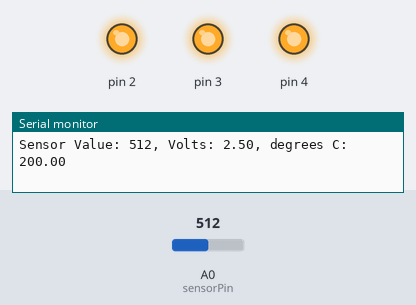
Bench run of a sketch on a simulated Arduino Uno, built with avr-gcc and run on an emulated ATmega328P. Parts: output pins drawn as LEDs (lit = HIGH), the last lines printed to the serial monitor. The inputs (shaded band) are chosen by the test bench; at power-on: A0 (sensorPin) = 512.

Above: at 1.2 s.
1.3 s: A0 (sensorPin) set to 175
4.3 s: A0 (sensorPin) set to 165
At 5.3 s:
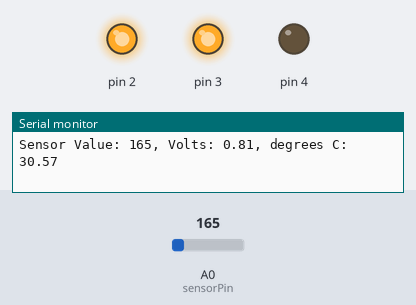
5.8 s: A0 (sensorPin) set to 122
At 6.7 s:
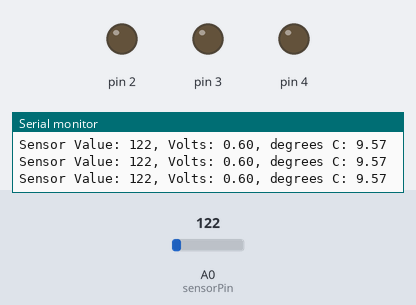
7.3 s: A0 (sensorPin) set to 1023
At 8.3 s:
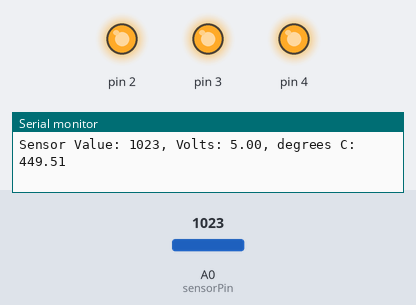
8.8 s: A0 (sensorPin) set to 0
At 9.9 s:
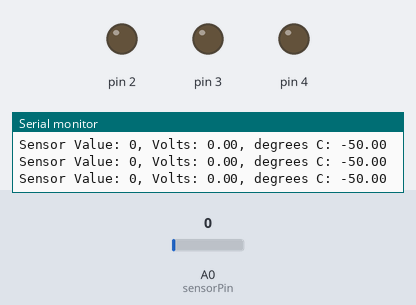
Timing chart, 0 to 11.3 s (numbered marks = the images above; inputs shaded):
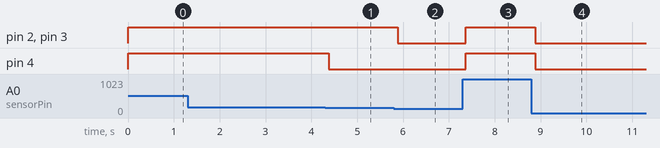

The sketch:

sketch_sep19a15_________3_.ino
```cpp
const int sensorPin = A0;
const float baselineTemp = 25.0; //початкова температура
void setup() {
  Serial.begin(9600);
  for(int pinNumber = 2;pinNumber < 5;pinNumber ++){
    pinMode(pinNumber, OUTPUT);
    digitalWrite(pinNumber, LOW);
  }
}

void loop() {
  int sensorVal = analogRead(sensorPin);
  Serial.print("Sensor Value: "); // інформація яку ми бачимо на моніторі порту
  Serial.print(sensorVal);
  float Voltage = (sensorVal/1024.0)*5.0; // переретворення даних в наругу з датчика температури
  Serial.print(", Volts: "); // виивід даних напруги
  Serial.print(Voltage);
  Serial.print(", degrees C: "); // вивід даних температури
  float temperature = (Voltage - 0.5)*100; // перетворення напруги в температуру
  Serial.println(temperature);
  if(temperature < baselineTemp){ // якщо температура нижча за початкову
    digitalWrite(2, LOW);
    digitalWrite(3, LOW);
    digitalWrite(4, LOW);
    //не горить жоден світлодіод
  }else if (temperature >= baselineTemp+2 && temperature < baselineTemp+4){ // якщо температура відрізняється на 2 градуси але не більше ніж на 4 градуси від початкової
    digitalWrite(2, HIGH);
    digitalWrite(3, LOW);
    digitalWrite(4, LOW);
    // горить тільки один світлодіод
  }else if (temperature >= baselineTemp+4 && temperature < baselineTemp+6){ // якщо температура відрізняється на 4 градуси але не більше ніж на 6 градусів від початкової
    digitalWrite(2, HIGH);
    digitalWrite(3, HIGH);
    digitalWrite(4, LOW);
    // горить два світлодіоди
  }else if (temperature >= baselineTemp+6){ // якщо температура відрізняється більше ніж на 6 градусів від початкової
    digitalWrite(2, HIGH);
    digitalWrite(3, HIGH);
    digitalWrite(4, HIGH);
    // горять всі світолдіоди
  }

  delay(10);
}
```

Measured:
- the behaviour switches between 166 and 165 on A0 (sensorPin) (found by bisection; images 0 and 1)
- after the input at 4.3 s, pin 4: HIGH → LOW after 0.08 s
- after the input at 5.8 s, pin 2, pin 3: HIGH → LOW after 0.09 s
- after the input at 7.3 s, pin 2–4: LOW → HIGH after 0.07 s
- after the input at 8.8 s, pin 2–4: HIGH → LOW after 0.08 s
